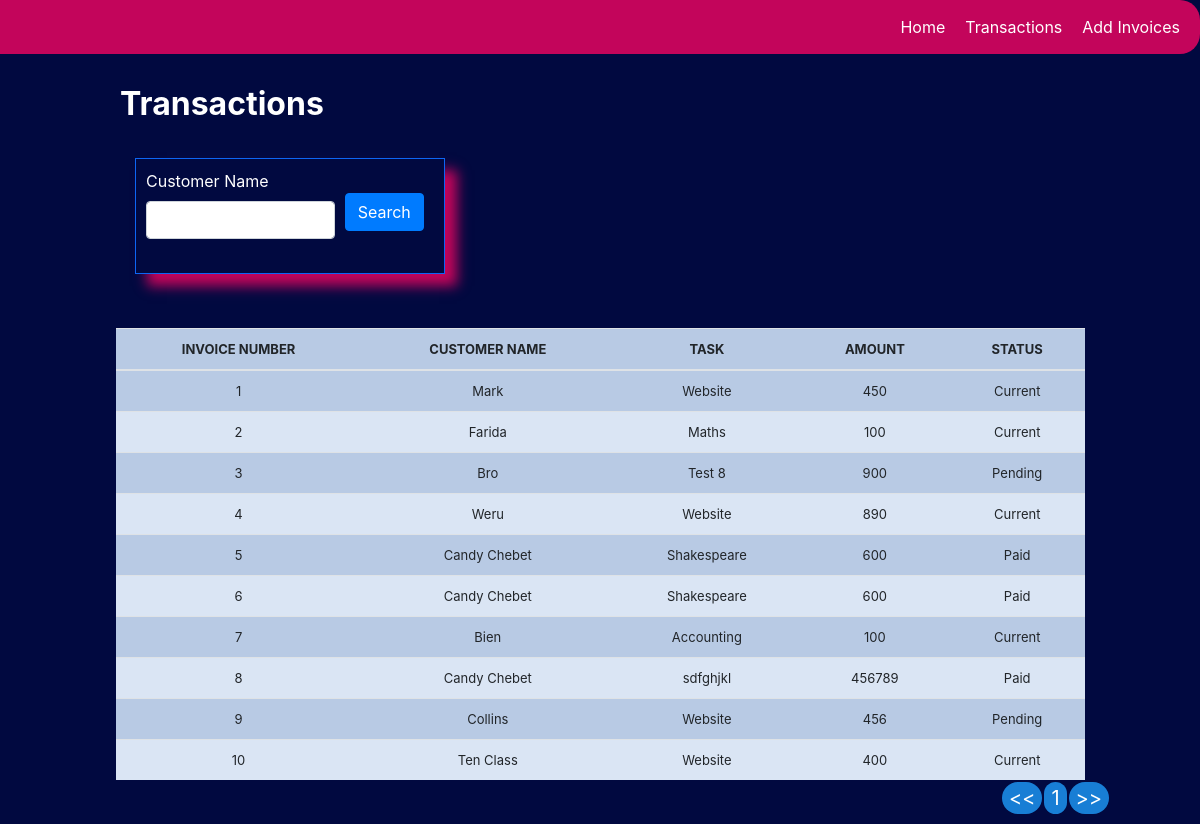
The app's page /transactions/transactions with its own data.
### Transactions/models.py (models this page shows, shortened)
class Invoice(models.Model):
    CATEGORIES = [
        ('Programming', 'Programming'),
        ('Literature', 'Literature'),
        ('Graphic Design', 'Graphic Design'),
        ('Research', 'Research'),
        ('Other', 'Other'),
    ]
    TERMS = [
        ('14 days', '14 days'),
        ('30 days', '30 days'),
    ]
    CURRENCY = [
        ('$', 'USD'),
        ('Ksh', 'KSH'),
    ]
    STATUS= [
        ('Current', 'Current'),
        ('Pending', 'Pending'),
        ('Paid', 'Paid'),
    ]
    comments = models.TextField(max_length=3000, default='', blank=True, null=True)
    invoice_number = models.IntegerField(null=True, blank=True)
    invoice_date = models.DateField(auto_now_add=False, auto_now=False, null=True, blank=True)
    name = models.CharField('Customer Name', max_length=120, default='', blank=True, null=True)
    emailAddress = models.CharField(null=True, max_length=250)
    Task = models.CharField('Task', max_length=120, default='', blank=True, null=True)
    Category = models.CharField(choices=CATEGORIES, null=True, blank=True, max_length=200)
    Budget = models.IntegerField('Amount', default=0, blank=True, null=True)
    Currency = models.CharField(choices=CURRENCY, default='$', max_length=200)
    paymentPeriod = models.CharField(choices = TERMS, null=True, blank=True, max_length=200)
    Status = models.CharField(choices=STATUS, default='Current', max_length=250)
    Invoice_type_choice = (
        ('Receipt', 'Receipt'),
        ('Proforma Invoice', 'Proforma Invoice'),
        ('Invoices', 'Invoices'),
    )
    invoice_type = models.CharField(max_length=50, default='', blank = True, null=True, choices=Invoice_type_choice)

### Transactions/views.py (the view)
# urls.py: path('transactions/', include('Transactions.urls', namespace='Transactions')),
def transactions(request):
    title = 'Transactions'
    queryset = Invoice.objects.all()
    form = InvoiceSearchForm(request.POST or None)
    if request.method == 'POST':
        queryset = Invoice.objects.filter(name__icontains=form['name'].value())
    context = {
        "title": title,
        "queryset": queryset,
        "form": form,
    }
    return render(request, "transactionsDashboard.html", context)

### Transactions/forms.py
class InvoiceSearchForm(forms.ModelForm):
    class Meta:
        model = Invoice
        fields = ['name']

### Transactions/templates/transactionsDashboard.html (shortened to what this page needs)
{% load static %}
{% load crispy_forms_tags %}
{% include "navbar.html" %}
<head>
    <link rel="stylesheet" type="text/css" href="https://stackpath.bootstrapcdn.com/bootstrap/4.5.2/css/bootstrap.min.css">
    <link href="{% static 'css/style.css' %}" rel="stylesheet">
    <link href="{% static 'js/jquery-ui-1.13.2/jquery-ui.min.css' %}" rel="stylesheet">
    <link href="{% static 'js/jquery-ui-1.13.2/jquery-ui.structure.min.css' %}" rel="stylesheet">
    <link href="{% static 'js/jquery-ui-1.13.2/jquery-ui.theme.min.css' %}" rel="stylesheet">
</head>
<body>
  <div class="main-container">
    <div class="title">
      {{title}}
      <br>
    </div>
    <div class="myForm col-md-4">
      <form method='POST' action=''>{% csrf_token %}
        <div class="row">
          <div class='col-sm-12'>
            <div class="form-row">
              <div class="form-group col-md-8">
                {{ form.name|as_crispy_field }}
              </div>
              <div class="form-group col-md-3">
                <br>
                <button type="submit" class="btn btn-primary">Search</button>
              </div>
            </div>
          </div>
        </div>
      </form>
    </div>
    <br>
    <table class="table">
      <thead>
        <tr>
          <th>INVOICE NUMBER</th>
          <th>CUSTOMER NAME</th>
          <th>TASK</th>
          <th>AMOUNT</th>
          <th>STATUS</th>
        </tr>
      </thead>
      {% for instance in queryset %}
        <tr>
          <td>{{forloop.counter}}</td>
          <td>{{instance.name}}</td>
          <td>{{instance.Task}}</td>
          <td>{{instance.Budget}}</td>
          <td>{{instance.Status}}</td>
        </tr>
      {% endfor %}
    </table>
  </div>
</body>
</html>
</html>

### Transactions/static/css/style.css (style rules this page uses)
body { background-color: #010940; color: white; }
.myForm { margin-top:300; margin:30px; }
.table { font-size: 13px; text-align: center; width: 95%; margin: auto; text-align: center; }
.table tr:nth-child(odd) { background: #B8CAE4 }
.table tr:nth-child(even) { background: #dae5f4 }
.main-container { width:85%; margin:auto; color: white; }
.myForm form { box-shadow: 10px 10px 10px; box-shadow: 12px 12px 12px #c3055b; border: 1px solid #0d66f4; padding: 10px; padding-bottom: 2px; color: white; }
.title { text-align:left; margin-left: 30; margin-top: 80; font-weight: bold; font-size:xx-large; }

### records on screen
Invoice: name "Mark", Task "Website", Budget "450", Status "Current"
Invoice: name "Farida", Task "Maths", Budget "100", Status "Current"
Invoice: name "Bro", Task "Test 8", Budget "900", Status "Pending"
Invoice: name "Weru", Task "Website", Budget "890", Status "Current"
Invoice: name "Candy Chebet", Task "Shakespeare", Budget "600", Status "Paid"
Invoice: name "Candy Chebet", Task "Shakespeare", Budget "600", Status "Paid"
Invoice: name "Bien", Task "Accounting", Budget "100", Status "Current"
Invoice: name "Candy Chebet", Task "sdfghjkl", Budget "456789", Status "Paid"
Invoice: name "Collins", Task "Website", Budget "456", Status "Pending"
Invoice: name "Ten Class", Task "Website", Budget "400", Status "Current"

### other values on screen
{{ title }} "Transactions"
